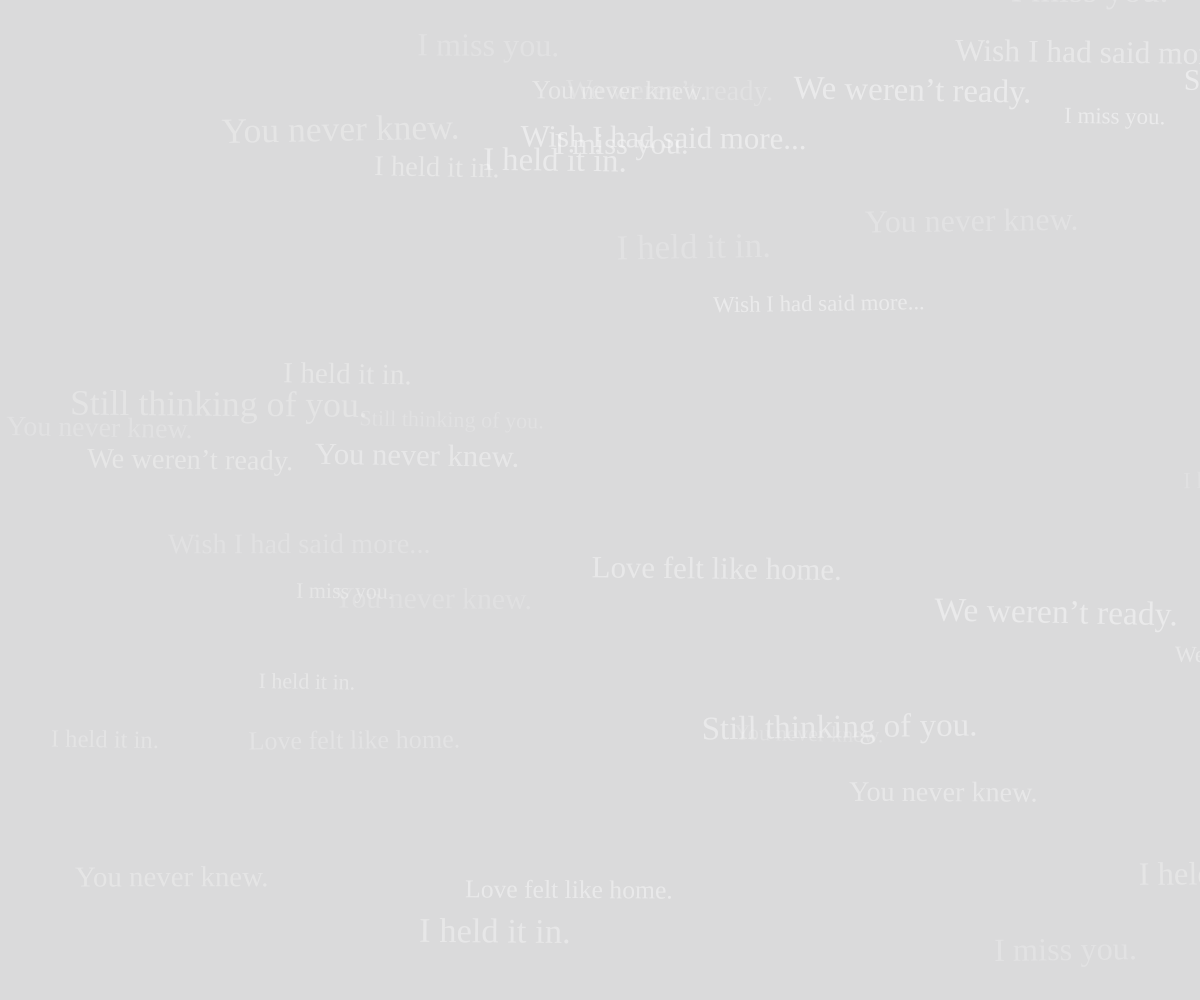
Frame 1 (no input)
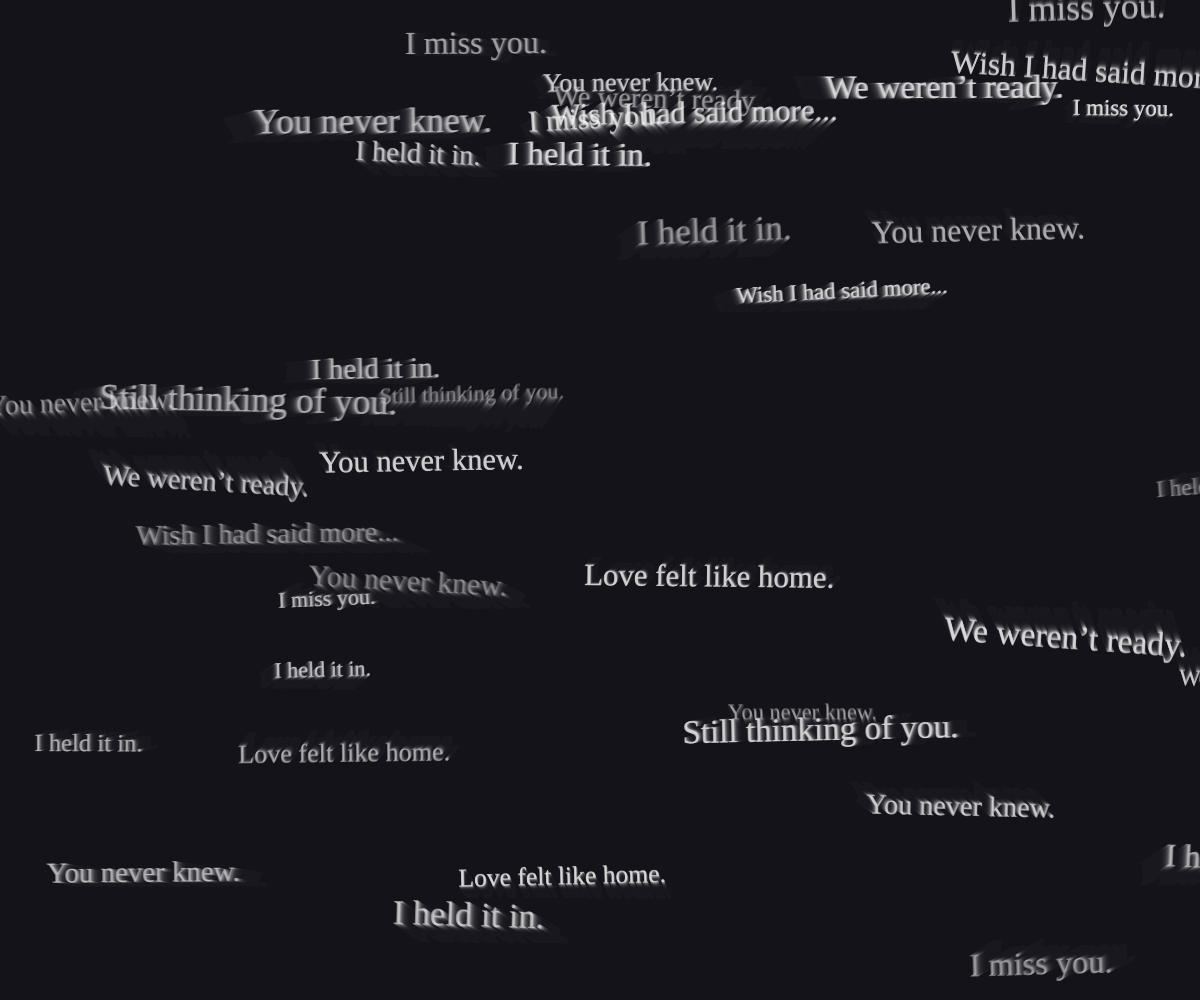
Frame 60 (no input)
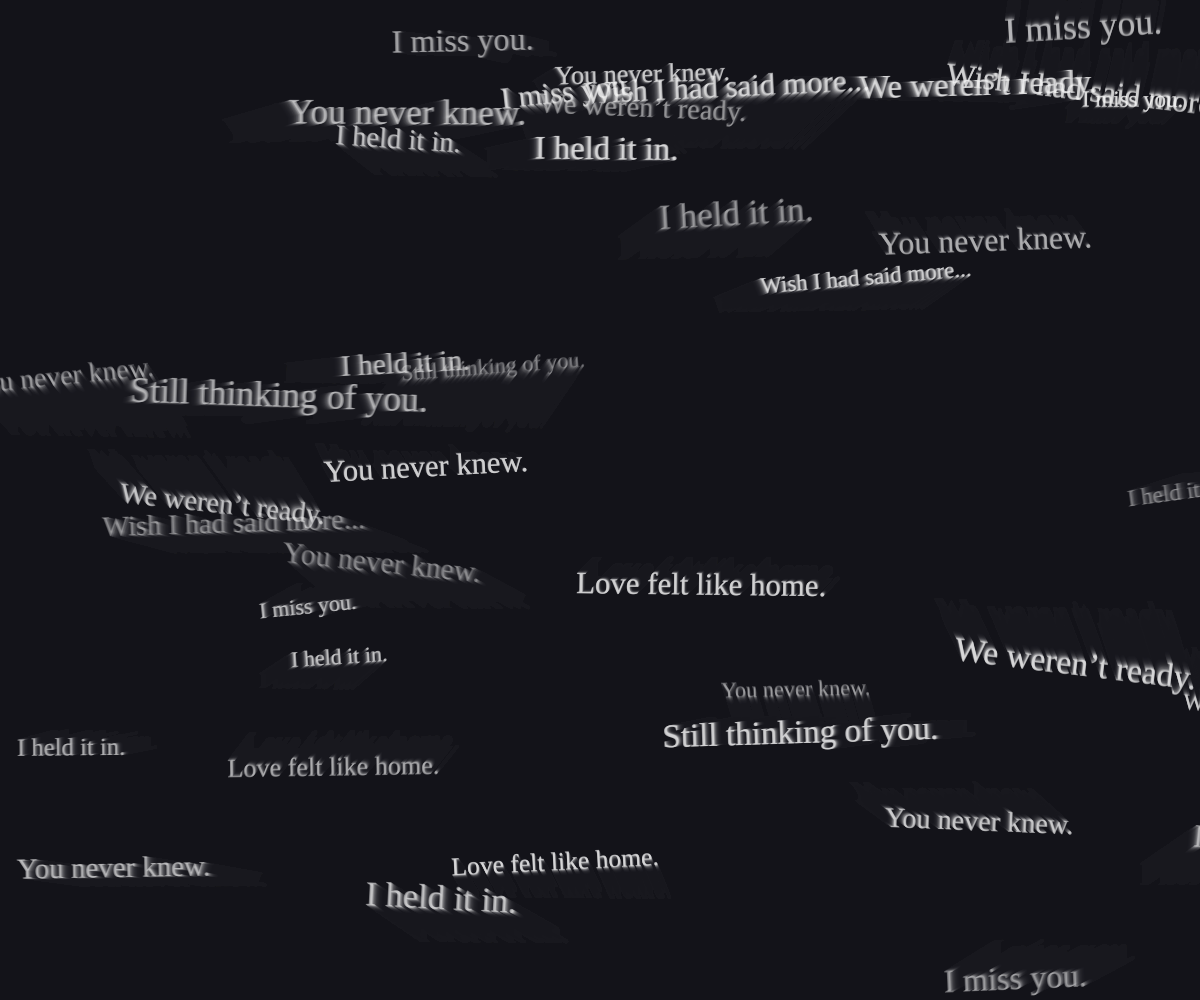
Frame 120 (the mouse pressed at the canvas centre since frame 60)

The p5.js sketch that drew these frames (run headless with seeded random() and noise() and a simulated clock; from frame 60 on, the mouse is pressed at the canvas centre):

// p5.js sketch
// ── sketch.js
let fragments = [];

function setup() {
  createCanvas(windowWidth, windowHeight);
  textFont("Comic Sans MS");
  textSize(28);
  noStroke();

  createFragments();
}

function draw() {
  background(20, 20, 30, 40); // soft trail

  for (let frag of fragments) {
    push();
    translate(frag.x, frag.y);
    rotate(frag.angle);
    fill(255, frag.opacity);
    textSize(frag.size);
    text(frag.text, 0, 0);
    pop();

    frag.x += frag.dx * frag.layer;
    frag.y += frag.dy * frag.layer;
    frag.angle += frag.angleSpeed;

    // Wrap text around screen edges
    if (frag.x > width + 100) frag.x = -100;
    if (frag.x < -100) frag.x = width + 100;
    if (frag.y > height + 50) frag.y = -50;
    if (frag.y < -50) frag.y = height + 50;
  }
}

function createFragments() {
  let phrases = [
    "I miss you.",
    "Still thinking of you.",
    "We weren’t ready.",
    "You never knew.",
    "Wish I had said more...",
    "Love felt like home.",
    "I held it in."
  ];

  for (let i = 0; i < 40; i++) {
    fragments.push({
      text: random(phrases),
      x: random(width),
      y: random(height),
      dx: random(-0.6, 0.6),
      dy: random(-0.4, 0.4),
      size: random(22, 36),
      opacity: random(40, 120),
      layer: random(0.95, 1.05),
      angle: random(-0.02, 0.02),
      angleSpeed: random(-0.001, 0.001)
    });
  }
}
